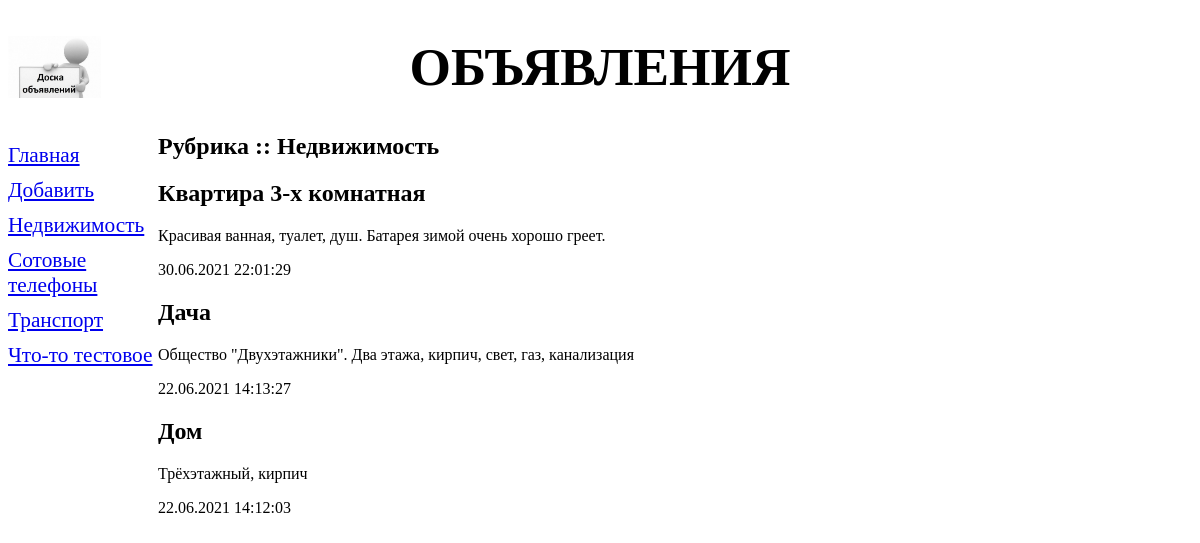
/1/, run on the app's committed database.
### bboard/models.py (models this page shows, shortened)
class Rubric(models.Model):
	name = models.CharField(max_length=20, db_index=True, verbose_name="Название")
	class Meta:
		verbose_name_plural = "Рубрики"
		verbose_name = "Рубрика"
		ordering = ['name']

class Bb(models.Model):
	title = models.CharField(max_length=50, verbose_name="Товар")
	content = models.TextField(null=True, blank=True, verbose_name="Описание")
	price = models.FloatField(null=True, blank=True, verbose_name="Цена")
	published = models.DateTimeField(auto_now_add=True, db_index=True, verbose_name="Опубликовано")
	rubric = models.ForeignKey("Rubric", null=True, on_delete=models.PROTECT, verbose_name="Рубрика")
	class Meta:
		verbose_name_plural = 'Объявления'
		verbose_name = 'Объявление'
		ordering = ['-published']

### bboard/views.py (the view)
# urls.py: path('<int:rubric_id>/', by_rubric, name='by_rubric'),
def by_rubric(request, rubric_id):
	bbs = Bb.objects.filter(rubric=rubric_id)
	rubrics = Rubric.objects.all()
	current_rubric = Rubric.objects.get(pk=rubric_id)
	context = {"bbs": bbs, "rubrics": rubrics, "current_rubric": current_rubric}
	return render(request, 'bboard/by_rubric.html', context)

### bboard/templates/bboard/by_rubric.html (shortened to what this page needs)
{% extends "layout/basic.html" %}
{% block content %}
<h2>Рубрика :: {{ current_rubric.name }}</h2>
{% for bb in bbs %}
<div>
    <h2>{{ bb.title }}</h2>
    <p>{{ bb.content }}</p>
    <p>{{ bb.published|date:"d.m.Y H:i:s" }}</p>
</div>
{% endfor %}
{% endblock %}

### bboard/templates/layout/basic.html (shortened to what this page needs)
{% load static %}
<!DOCTYPE html>
<html>
<head>
    <link rel="stylesheet" type="text/css" href="{% static 'bboard/style.css' %}">
</head>
<body>
<header>
  <h1>Объявления</h1>
</header>
<nav>
  <a href="{% url 'index' %}">Главная</a>
  <a href="{% url 'add' %}">Добавить</a>
  {% for rubric in rubrics %}
  <a href="{% url 'by_rubric' rubric.pk %}">{{ rubric.name }}</a>
  {% endfor %}
</nav>
<section>
  {% block content %}
  {% endblock %}
</section>
</body>
</html>

### bboard/static/bboard/style.css (style rules this page uses)
header h1 { font-size: 40pt; text-transform: uppercase; text-align: center; background: url("bg.jpeg") left / auto 100% no-repeat; }
nav { font-size: 16pt; width: 150px; float: left; }
nav a { display: block; margin: 10px 0px; }
section { margin-left: 150px; }

### data on the page
Rubric: name "Недвижимость"
Rubric: name "Сотовые телефоны"
Rubric: name "Транспорт"
Rubric: name "Что-то тестовое"
Bb: title "Квартира 3-х комнатная", content "Красивая ванная, туалет, душ. Батарея зимой очень хорошо греет.", published "30.06.2021 22:01:29"
Bb: title "Дача", content "Общество \"Двухэтажники\". Два этажа, кирпич, свет, газ, канализация", published "22.06.2021 14:13:27"
Bb: title "Дом", content "Трёхэтажный, кирпич", published "22.06.2021 14:12:03"
